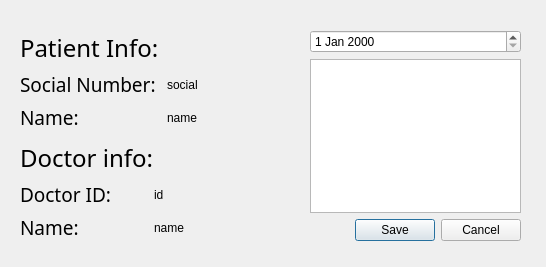
<?xml version="1.0" encoding="UTF-8"?>
<ui version="4.0">
 <class>AddAppointmentDialog</class>
 <widget class="QDialog" name="AddAppointmentDialog">
  <property name="geometry">
   <rect>
    <x>0</x>
    <y>0</y>
    <width>546</width>
    <height>267</height>
   </rect>
  </property>
  <property name="windowTitle">
   <string>Dialog</string>
  </property>
  <widget class="QWidget" name="">
   <property name="geometry">
    <rect>
     <x>310</x>
     <y>30</y>
     <width>211</width>
     <height>211</height>
    </rect>
   </property>
   <layout class="QVBoxLayout" name="verticalLayout">
    <item>
     <widget class="QDateEdit" name="date"/>
    </item>
    <item>
     <widget class="QListWidget" name="listTime"/>
    </item>
    <item>
     <widget class="QDialogButtonBox" name="buttonBox">
      <property name="orientation">
       <enum>Qt::Horizontal</enum>
      </property>
      <property name="standardButtons">
       <set>QDialogButtonBox::Cancel|QDialogButtonBox::Save</set>
      </property>
     </widget>
    </item>
   </layout>
  </widget>
  <widget class="QWidget" name="">
   <property name="geometry">
    <rect>
     <x>20</x>
     <y>140</y>
     <width>261</width>
     <height>101</height>
    </rect>
   </property>
   <layout class="QVBoxLayout" name="verticalLayout_6">
    <item>
     <widget class="QLabel" name="label_4">
      <property name="font">
       <font>
        <family>Optima</family>
        <pointsize>18</pointsize>
       </font>
      </property>
      <property name="text">
       <string>Doctor info: </string>
      </property>
     </widget>
    </item>
    <item>
     <layout class="QHBoxLayout" name="horizontalLayout_2">
      <item>
       <layout class="QVBoxLayout" name="verticalLayout_4">
        <item>
         <widget class="QLabel" name="label_8">
          <property name="font">
           <font>
            <family>Optima</family>
            <pointsize>14</pointsize>
           </font>
          </property>
          <property name="text">
           <string>Doctor ID: </string>
          </property>
         </widget>
        </item>
        <item>
         <widget class="QLabel" name="label_7">
          <property name="font">
           <font>
            <family>Optima</family>
            <pointsize>14</pointsize>
           </font>
          </property>
          <property name="text">
           <string>Name: </string>
          </property>
         </widget>
        </item>
       </layout>
      </item>
      <item>
       <layout class="QVBoxLayout" name="verticalLayout_5">
        <item>
         <widget class="QLabel" name="doctorId">
          <property name="text">
           <string>id</string>
          </property>
         </widget>
        </item>
        <item>
         <widget class="QLabel" name="doctorName">
          <property name="text">
           <string>name</string>
          </property>
         </widget>
        </item>
       </layout>
      </item>
     </layout>
    </item>
   </layout>
  </widget>
  <widget class="QWidget" name="">
   <property name="geometry">
    <rect>
     <x>20</x>
     <y>30</y>
     <width>261</width>
     <height>101</height>
    </rect>
   </property>
   <layout class="QVBoxLayout" name="verticalLayout_7">
    <item>
     <widget class="QLabel" name="label_3">
      <property name="font">
       <font>
        <family>Optima</family>
        <pointsize>18</pointsize>
       </font>
      </property>
      <property name="text">
       <string>Patient Info: </string>
      </property>
     </widget>
    </item>
    <item>
     <layout class="QHBoxLayout" name="horizontalLayout">
      <item>
       <layout class="QVBoxLayout" name="verticalLayout_2">
        <item>
         <widget class="QLabel" name="label_5">
          <property name="font">
           <font>
            <family>Optima</family>
            <pointsize>14</pointsize>
           </font>
          </property>
          <property name="text">
           <string>Social Number: </string>
          </property>
         </widget>
        </item>
        <item>
         <widget class="QLabel" name="label_6">
          <property name="font">
           <font>
            <family>Optima</family>
            <pointsize>14</pointsize>
           </font>
          </property>
          <property name="text">
           <string>Name: </string>
          </property>
         </widget>
        </item>
       </layout>
      </item>
      <item>
       <layout class="QVBoxLayout" name="verticalLayout_3">
        <item>
         <widget class="QLabel" name="patientId">
          <property name="text">
           <string>social</string>
          </property>
         </widget>
        </item>
        <item>
         <widget class="QLabel" name="patientName">
          <property name="text">
           <string>name</string>
          </property>
         </widget>
        </item>
       </layout>
      </item>
     </layout>
    </item>
   </layout>
  </widget>
 </widget>
 <resources/>
 <connections>
  <connection>
   <sender>buttonBox</sender>
   <signal>accepted()</signal>
   <receiver>AddAppointmentDialog</receiver>
   <slot>accept()</slot>
   <hints>
    <hint type="sourcelabel">
     <x>248</x>
     <y>254</y>
    </hint>
    <hint type="destinationlabel">
     <x>157</x>
     <y>274</y>
    </hint>
   </hints>
  </connection>
  <connection>
   <sender>buttonBox</sender>
   <signal>rejected()</signal>
   <receiver>AddAppointmentDialog</receiver>
   <slot>reject()</slot>
   <hints>
    <hint type="sourcelabel">
     <x>316</x>
     <y>260</y>
    </hint>
    <hint type="destinationlabel">
     <x>286</x>
     <y>274</y>
    </hint>
   </hints>
  </connection>
 </connections>
</ui>
